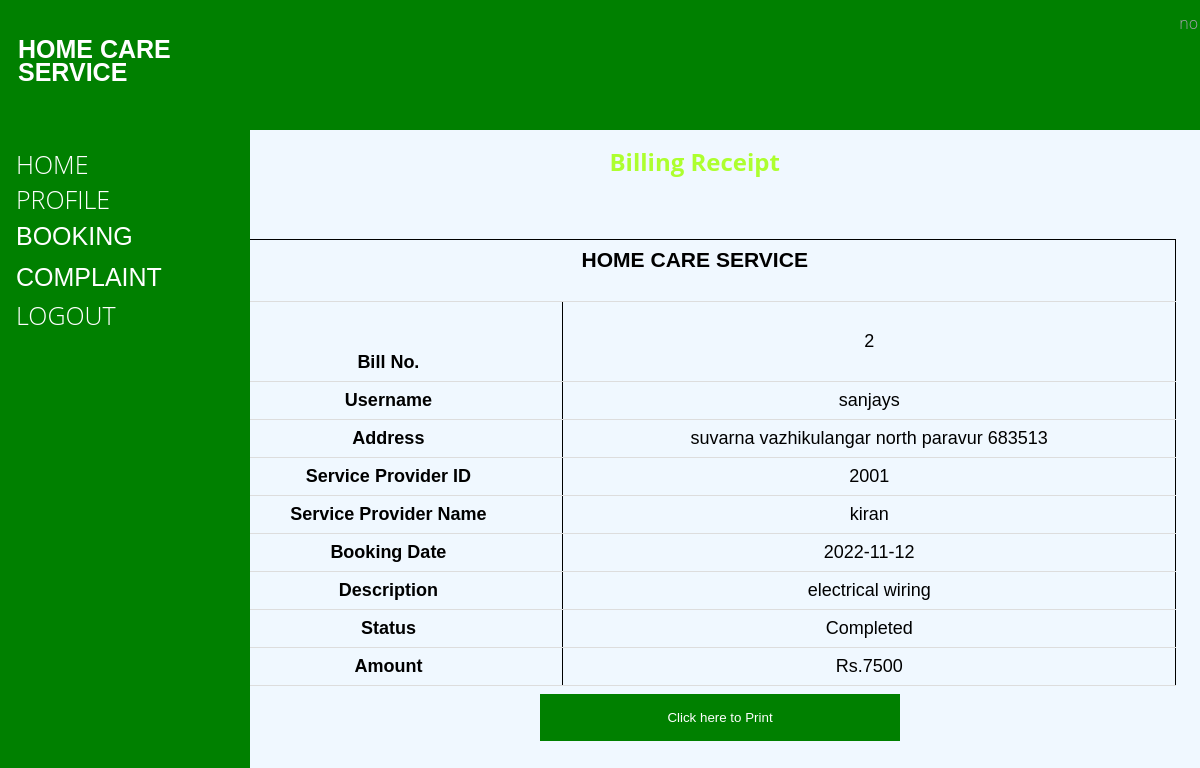
/invoice.php?receipt=2, run on the app's committed database.
### tables this page shows
CREATE TABLE `booking` (
  `bookid` int(20) NOT NULL,
  `users` varchar(100) NOT NULL,
  `wid` int(20) NOT NULL,
  `wname` varchar(100) NOT NULL,
  `addr` varchar(100) NOT NULL,
  `city` varchar(100) NOT NULL,
  `bookdate` text NOT NULL,
  `regisdate` text NOT NULL,
  `descipt` varchar(100) NOT NULL,
  `status` varchar(100) NOT NULL,
  `amount` int(200) NOT NULL
);

### invoice.php (the view, shortened to what this page needs)
<html>
<?php include"userheader.php";
include "dbconfig.php";
$id = $_GET['receipt'];
?>
<body>
  <form action="invoice.php" method="post">
<div style="margin-left:16%;padding:1px 16px;height:1000px;">
<?php
$result = mysqli_query($handle, "SELECT * FROM booking WHERE bookid='$id'");
while ($row = $result->fetch_assoc())
{
    $field0name = $row["bookid"];
      $field1name = $row["users"];
      $field2name =  $row["addr"];
      $field3name = $row["wid"];
      $field4name = $row["wname"];
      $field5name = $row["bookdate"];
      $field6name = $row["descipt"];
      $field7name = $row["status"];
      $field8name = $row["amount"];
}
?>
				<h2>Billing Receipt</h2>
<div id="printarea">
<table id="datatable"  class="table table-striped table-bordered dataTable" cellspacing="0" width="100%" role="grid" aria-describedby="example_info" style="width: 100%;" border="1"  >
       <tr>
		<th colspan="3"><center><h3>HOME CARE SERVICE</h3></center></th>
        <br>
        <br>
	   </tr>
		<tr>
			<td><br><br><b>Bill No.</b> </td><td><?php echo $field0name ?> </td>
        </tr>
        <tr>
			<td><b>Username</b></td><td> <?php echo $field1name ?></td>
		</tr>
        <tr>
			<td><b>Address</b></td><td> <?php echo $field2name ?></td>
		</tr>
        <tr>
			<td><b>Service Provider ID</b></td><td> <?php echo $field3name ?></td>
		</tr>
        <tr>
			<td><b>Service Provider Name</b></td><td> <?php echo $field4name ?></td>
		</tr>
        <tr>
			<td><b>Booking Date</b></td><td> <?php echo $field5name ?></td>
		</tr>
        <tr>
			<td><b>Description</b></td><td> <?php echo $field6name ?></td>
		</tr>
        <tr>
			<td><b>Status</b></td><td> <?php echo $field7name ?></td>
		</tr>
        <tr>
			<td><b>Amount</b></td><td> Rs.<?php echo $field8name ?></td>
		</tr>
</table>
</div>
<center><input type="button" class="btn btn-info" name='print'  onclick="printDiv('printarea')" value="Click here to Print"></center>
<br>

### userheader.php (style rules this page uses)
body { font-family: "Lato", sans-serif; }

### invoice.php (style rules this page uses)
body { font-family: 'Open Sans', sans-serif; font-weight: 300; line-height: 1.42em; color:#A7A1AE; background-color:aliceblue; }
h2 { text-align: center; color: greenyellow; }
h3 { text-align: center; }
input { text-align: center; }
.btn { background-color: green; color: white; padding: 16px 20px; margin: 8px 0; border: none; cursor: pointer; width: 30%; position: absolute; left: 45%; }
table { border: 1px solid; border-collapse: collapse; width: 100%; border: none; font-family: 'Franklin Gothic Medium', 'Arial Narrow', Arial, sans-serif; font-size: large; color: black; }
th, td { padding: 8px; text-align: center; border: 1px solid; border-bottom: 1px solid #ddd; }

### data on the page
booking: bookid "2", users "sanjays", addr "suvarna vazhikulangar north paravur 683513", wid "2001", wname "kiran", bookdate "2022-11-12", descipt "electrical wiring", status "Completed", amount "7500"
